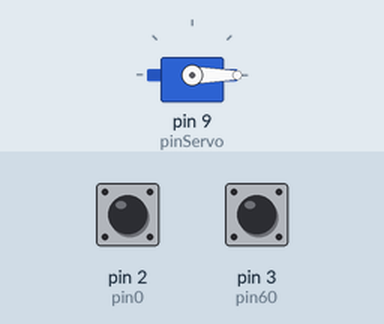
Recording of a sketch running on a simulated Arduino Uno, built with avr-gcc and run on an emulated ATmega328P. Shown: servo. Inputs (shaded band) come from the test bench; at power-on: pin 3 (pin60) HIGH, pin 2 (pin0) HIGH.

Above: at 2.2 s.
2.3 s: pin 3 (pin60) pulled LOW for 3.2 s
At 2.9 s:
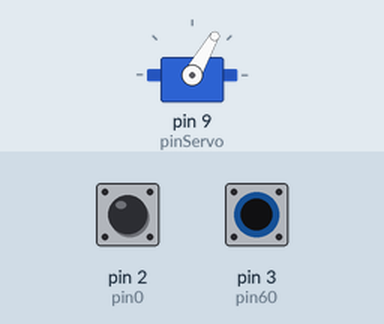
Timing chart, 0 to 8.4 s (numbered marks = the images above; inputs shaded):
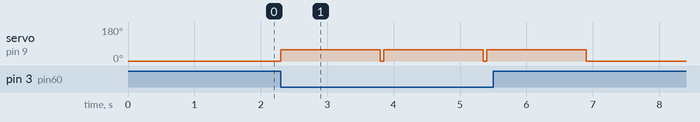

The sketch:

PLC_Motor.ino
```cpp
#include <Servo.h>

Servo s;
const int pinServo = 9;
const int pin0    = 2;
const int pin60   = 3;

unsigned long lastMoveTime = 0;
bool timerActive = false;
int currentAngle = -1;

void setup() {
  s.attach(pinServo);
  pinMode(pin0, INPUT_PULLUP);
  pinMode(pin60, INPUT_PULLUP);

  s.write(0);
  currentAngle = 0;
  delay(1000);
}

void loop() {
  int v0  = digitalRead(pin0);
  int v60 = digitalRead(pin60);

  if (v0 == LOW && currentAngle != 0) {
    s.write(0);
    currentAngle = 0;
    timerActive = false;
    delay(200);
  }
  else if (v60 == LOW && currentAngle != 60) {
    s.write(60);
    currentAngle = 60;
    lastMoveTime = millis();
    timerActive = true;
    delay(200);
  }

  if (timerActive && (millis() - lastMoveTime >= 1500)) {
    if (currentAngle != 0) {
      s.write(0);
      currentAngle = 0;
    }
    timerActive = false;
  }

  delay(50);
}
```

Measured:
- after the input at 2.3 s, servo on pin 9 (pinServo): 0° → 60° at once, → 0° 4.6 s later
